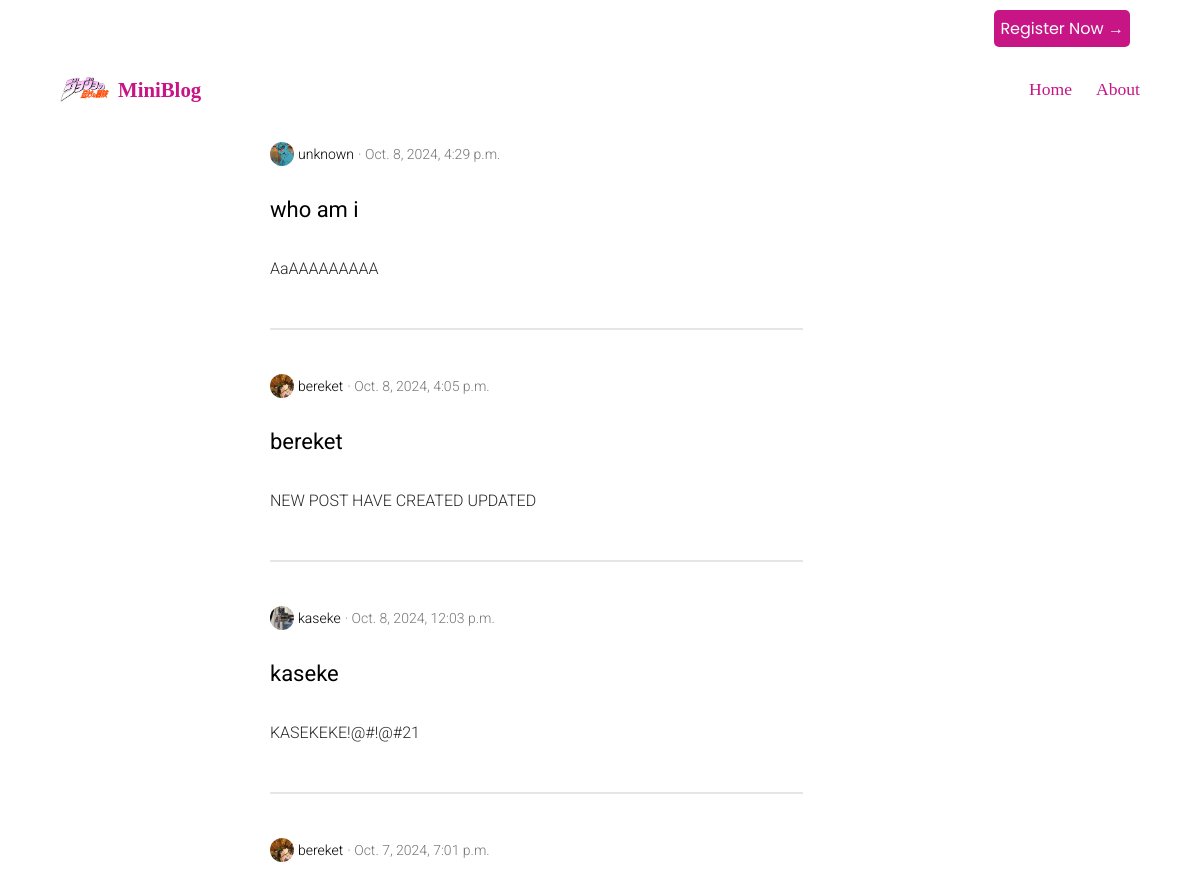
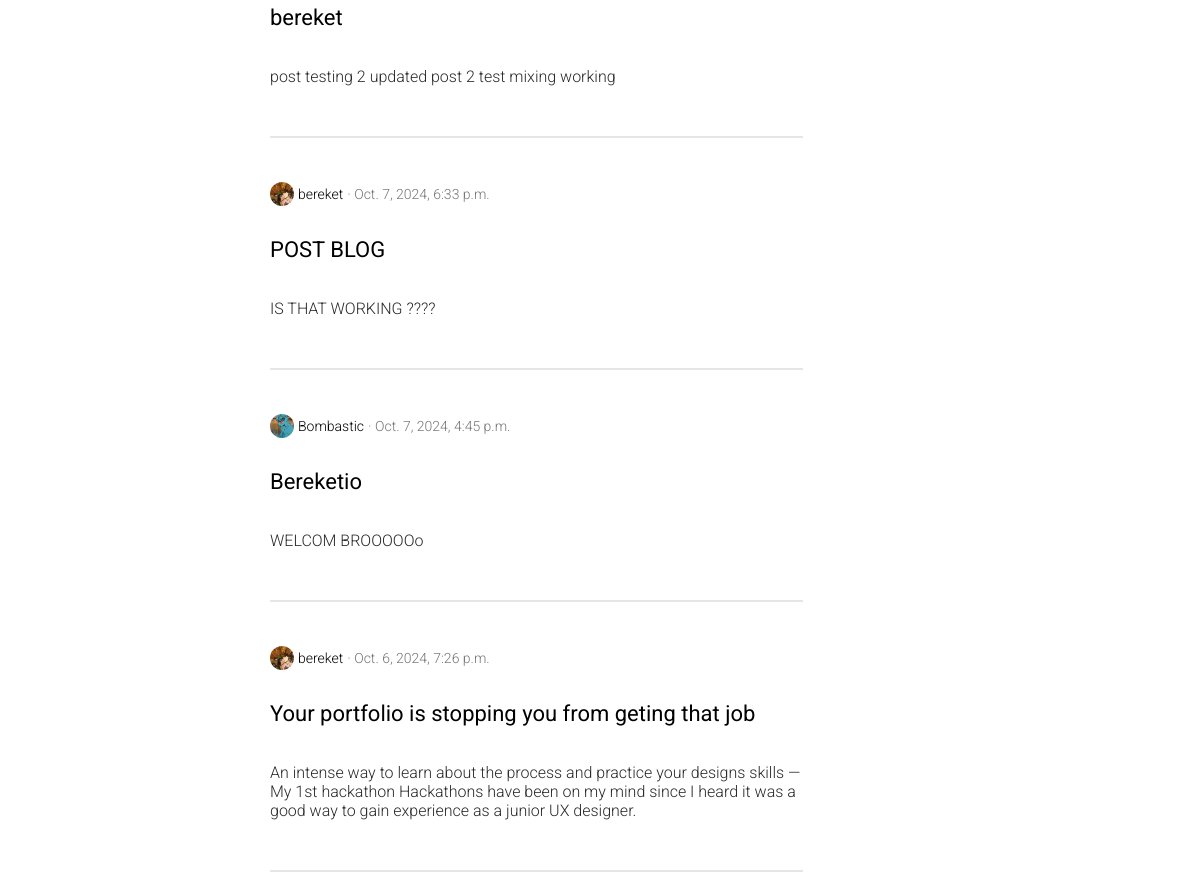
The page / on the database its author committed (2 pictures, top to bottom).
### blog/models.py (models this page shows, shortened)
class Post(models.Model):
    title = models.CharField(max_length=200)
    content = models.TextField()
    date_posted = models.DateTimeField(default=timezone.now)
    author = models.ForeignKey(User, on_delete=models.CASCADE)

### users/models.py (models this page shows, shortened)
class Profile(models.Model):
    user = models.OneToOneField(User, on_delete=models.CASCADE)
    image = models.ImageField(default='default.jpg', upload_to='profile_pics')

### blog/views.py (the view)
# urls.py: path('', views.PostListView.as_view(), name='blog-home'),
class PostListView(ListView):
    model = Post
    template_name = 'blog/home.html'
    context_object_name = 'posts'
    ordering = ('-date_posted',)

### blog/templates/blog/home.html
{% extends 'blog/base.html' %}
{% load static %}
{% block content %}
    {% for post in posts %}
        <div class="post-container">
            <span class="author">
                <img src="{{ post.author.profile.image.url }}" alt="profile" class="profile">
                <p class="author-name">{{post.author}}</p>
                <p class="post-date">· {{post.date_posted}}</p>
            </span>
            <div class="post-content">
                <h2 ><a href="{% url 'blog-post' post.id %}" class="post-title">{{ post.title }}</a></h2>
                <p class="post-paragraph">{{post.content}}</p>
            </div>
        </div>
    {% endfor  %}
{% endblock %}

### blog/templates/blog/base.html (shortened to what this page needs)
<!DOCTYPE html>
<html lang="en">
<head>
    {% load static %}
    <link rel="stylesheet" href="{% static 'blog/style.css' %}">
</head>
<body>
{% if not user.is_authenticated %}
    <span class="sign">
        <a href="{% url 'users-register' %}" class="register-link">Register Now →</a>
    </span>
{% endif %}
<header class="header">
    <div class="logo">
        <img src="{% static 'assets/jojo.webp' %}" alt="Logo" class="logo-image">
        <h1 class="title">MiniBlog</h1>
    </div>
    <nav class="nav">
        <ul class="nav-list">
            <li class="nav-item"><a href="{% url 'blog-home' %}" class="nav-link">Home</a></li>
            <li class="nav-item"><a href="{% url 'blog-about' %}" class="nav-link">About</a></li>
        </ul>
    </nav>
</header>
<div class="container">
    {% block content %}
    {% endblock %}
</div>
</body>
</html>

### blog/static/blog/style.css (style rules this page uses)
body { margin: 0; padding: 0; text-decoration: none; box-sizing: border-box; }
.container { margin-left: 270px; }
.header { display: flex; justify-content: space-between; align-items: center; padding: 1rem 5%; background-color: white; color: #C71585; }
.logo { display: flex; align-items: center; }
.logo-image { width: 50px; margin-right: 0.5rem; }
.title { font-size: 1.3rem; }
.nav { display: flex; }
.nav-list { display: flex; list-style: none; }
.nav-item { margin-left: 1.5rem; }
.nav-link { color: #C71585; text-decoration: none; font-size: 1.1rem; transition: color 0.3s; }
.post-container { position: relative; width: 733px; height: 232px; }
.author { display: flex; align-items: center; margin-right: 4px; }
.author p { font-family: 'Roboto', sans-serif; font-size: 14px; font-weight: 300; margin-left: 4px; }
.post-date { color: #757575; }
.profile { width: 24px; height: 24px; border-radius: 50%; }
.post-title { font-family: 'Roboto', sans-serif; font-size: 22px; font-weight: 400; text-decoration: none; margin: 0; color: inherit; }
.post-content { width: 533px; display: flex; flex-direction: column; }
.post-paragraph { font-family: 'Roboto', sans-serif; color: rgb(41, 41, 41); font-size: 16px; font-weight: 300; padding-bottom: 50px; border-bottom: 2px solid #E6E6E6; }
.sign { font-family: 'Poppins', sans-serif; text-decoration: none; font-weight: 400; margin-top: 10px; display: flex; justify-content: flex-end; margin-right: 70px; }
.sign a { text-decoration: none; padding: 6px; }
.register-link { background: #C71585; color: white; border-radius: 5px; }

### rows shown on the page
Post: author.profile.image (placeholder picture), author "unknown", date_posted "Oct. 8, 2024, 4:29 p.m.", title "who am i", content "AaAAAAAAAAA"
Post: author.profile.image (picture), author "bereket", date_posted "Oct. 8, 2024, 4:05 p.m.", title "bereket", content "NEW POST HAVE CREATED UPDATED"
Post: author.profile.image (picture), author "kaseke", date_posted "Oct. 8, 2024, 12:03 p.m.", title "kaseke", content "KASEKEKE!@#!@#21"
Post: author.profile.image (picture), author "bereket", date_posted "Oct. 7, 2024, 7:01 p.m.", title "bereket", content "post testing 2 updated post 2 test mixing working"
Post: author.profile.image (picture), author "bereket", date_posted "Oct. 7, 2024, 6:33 p.m.", title "POST BLOG", content "IS THAT WORKING ????"
Post: author.profile.image (placeholder picture), author "Bombastic", date_posted "Oct. 7, 2024, 4:45 p.m.", title "Bereketio", content "WELCOM BROOOOOo"
Post: author.profile.image (picture), author "bereket", date_posted "Oct. 6, 2024, 7:26 p.m.", title "Your portfolio is stopping you from geting that job", content "An intense way to learn about the process and practice your designs skills — My 1st hackathon Hackathons have been on my mind since I heard it was a good way to gain experience as a junior UX designer."
